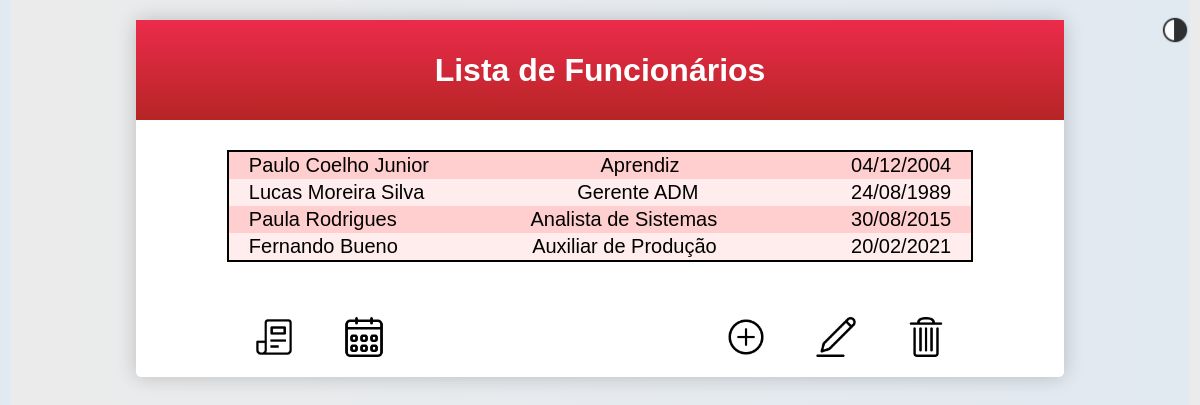
/main/, run on the app's committed database.
### app/models.py (models this page shows)
class Funcionario(models.Model):
    nome = models.CharField(max_length=100)
    cargo = models.CharField(max_length=50)
    data_nascimento = models.DateField()
    skills = models.ManyToManyField(Skill, blank=True)  # Relacionamento ManyToMany com Skill
    def __str__(self):
        return self.nome

### app/views.py (the view)
# urls.py: path('main/', views.lista_funcionarios, name='main'),  # Corrigido para lista_funcionarios
def lista_funcionarios(request):
    funcionarios = Funcionario.objects.all()
    print(funcionarios)
    return render(request, 'main.html', {'funcionarios': funcionarios})

### app/templates/main.html (shortened to what this page needs)
{% extends 'layout.html'%}
{% load static %}
{% block extrahead %}
    <link rel="stylesheet" href="{% static 'app/css/main.css' %}">
{% endblock %}
{% block content %}
    <div class="mainContainer">
        <div class="containerHeader">
            <h1>Lista de Funcionários</h1>
        </div>
        <ul class="funcionariosNomes">
            {% for funcionario in funcionarios %}
                <a class="funcionarioOuterDiv" href="{% url 'funcionario_detail' funcionario.id %}">
                    <div class="funcionarioContainer">
                        <li class="infoUser">
                            {{ funcionario.nome }}
                        </li>
                        <li class="infoUser">
                            {{ funcionario.cargo }}
                        </li>
                        <li class="infoUser">
                            {{ funcionario.data_nascimento|date:"d/m/Y" }}
                        </li>
                    </div>
                </a>
            {% endfor %}
        </ul>
        <div class="actions">
            <div class="actionsRight">
                <button class="reportBtn" onclick="location.href='{% url 'relatorio_dinamico' %}'">
                    <img src="{% static 'app/img/icons/report.png' %}" alt="">
                </button>
                <button class="calendarBtn" onclick="location.href='{% url 'calendario' %}'">
                    <img src="{% static 'app/img/icons/calendar.png' %}" alt="">
                </button>
            </div>
            <div class="actionsLeft">
                <button class="addBtn"><img src="{% static 'app/img/icons/add.png' %}" alt=""></button>
                <button class="editBtn"><img src="{% static 'app/img/icons/edit.png' %}" alt=""></button>
                <button class="deleteBtn"><img src="{% static 'app/img/icons/delete.png' %}" alt=""></button>
            </div>
        </div>
    </div>
{% endblock %}

### app/static/app/css/main.css (style rules this page uses)
html, body { height: 100%; margin: 10px; display: flex; flex-direction: column; font-family: Arial; }
a { color: #000000; text-decoration: none; }
.mainContainer { display: flex; flex-direction: column; align-items: center; width: 80%; margin: auto; height: auto; border-radius: 5px; padding: 0 0 5px 0; border: none; box-shadow: 0 0 20px 0 rgba(0, 0, 0, 0.2); text-align: center; background-color: white; }
.containerHeader { display: flex; flex-direction: row; justify-content: center; align-items: center; width: 100%; height: 100px; margin: 0 0 30px 0; color: white; background-image: linear-gradient(to top, rgb(182, 37, 37), rgb(236, 43, 75)); }
.funcionariosNomes { list-style-type: none; padding: 0; margin: 0; width: 80%; height: 100%; display: flex; flex-direction: column; align-items: center; border: 2px solid black; }
.funcionarioOuterDiv { display: flex; flex-direction: column; align-items: center; width: 100%; height: 100%; }
.funcionarioContainer { display: flex; flex-direction: row; align-items: center; justify-content: space-between; width: 100%; height: 80%; background-color: transparent; margin: 0; padding: 2px 0; cursor: pointer; }
.funcionariosNomes li { font-size: 20px; margin: 0 20px; }
.funcionarioOuterDiv:nth-child(odd) .funcionarioContainer { background-color: #ffcece; transition: background-color 0.3s; }
.funcionarioOuterDiv:nth-child(even) .funcionarioContainer { background-color: #ffeded; transition: background-color 0.3s; }
.actions { display: flex; margin: 40px 0 0 0; width: 80%; justify-content: space-between; }
.actionsRight, .actionsLeft { display: flex; flex-direction: row; align-items: center; }
.actions button { cursor: pointer; border: none; border-radius: 4px; font-size: 25px; }
.actions button { display: flex; justify-content: center; align-items: center; cursor: pointer; border-radius: 5px; background-color: transparent; transition: .3s; padding: 5px; margin: 10px 20px; }
.actions button img { width: 40px; margin: 0; object-fit: cover; }
.deleteBtn img { width: 45px; }

### data on the page
Funcionario: nome "Paulo Coelho Junior", cargo "Aprendiz", data_nascimento "04/12/2004"
Funcionario: nome "Lucas Moreira Silva", cargo "Gerente ADM", data_nascimento "24/08/1989"
Funcionario: nome "Paula Rodrigues", cargo "Analista de Sistemas", data_nascimento "30/08/2015"
Funcionario: nome "Fernando Bueno", cargo "Auxiliar de Produção", data_nascimento "20/02/2021"
